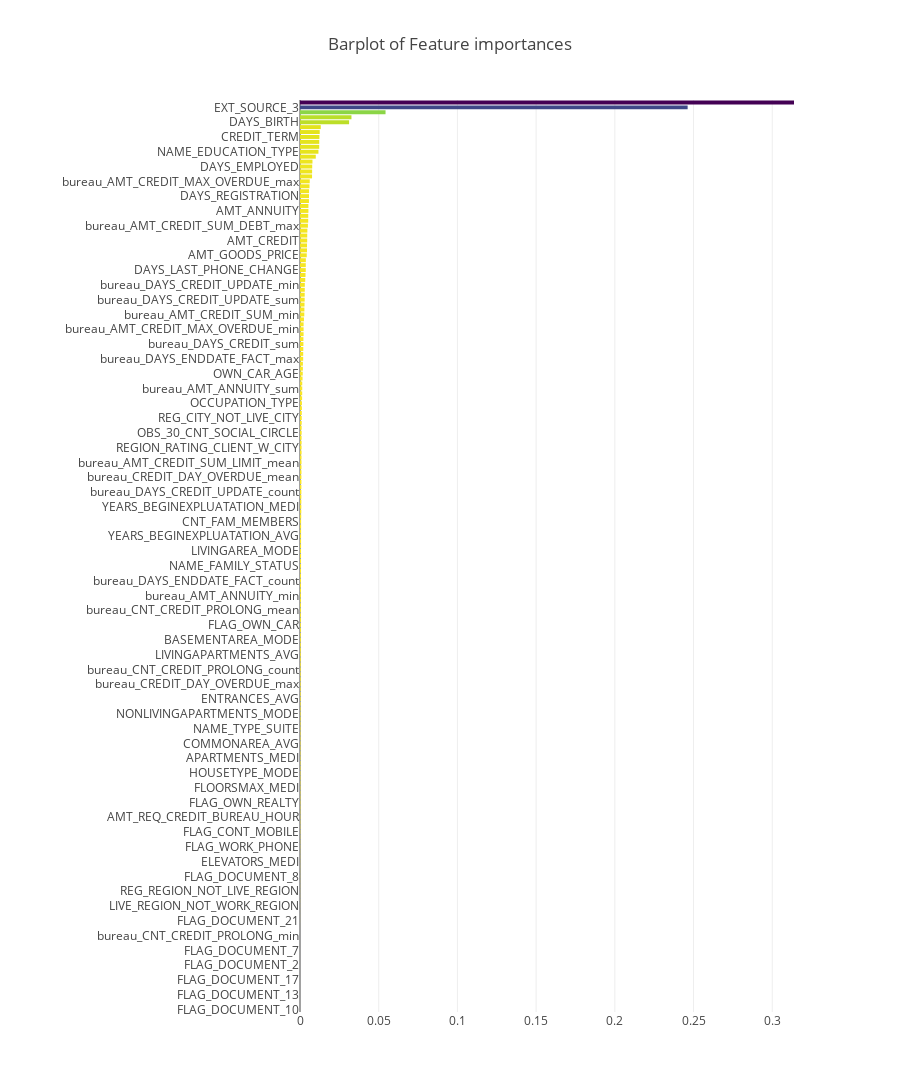

The notebook cell this image was saved under:
### Code cell
# Duplicado - Deletar depois, só estou vendo o resultado com as novas features do dataset bureau
    
train.fillna(-1, inplace = True)
test.fillna(-1, inplace = True)

rf = RandomForestClassifier(n_estimators=50, max_depth=5, min_samples_leaf=4, max_features=0.5, random_state=2018)
rf.fit(train.drop(['SK_ID_CURR', 'TARGET'],axis=1), train.TARGET)
features = train.drop(['SK_ID_CURR', 'TARGET'],axis=1).columns.values

x, y = (list(x) for x in zip(*sorted(zip(rf.feature_importances_, features), 
                                                            reverse = False)))
trace2 = go.Bar(
    x=x ,
    y=y,
    marker=dict(
        color=x,
        colorscale = 'Viridis',
        reversescale = True
    ),
    name='Random Forest Feature importance',
    orientation='h',
)

layout = dict(
    title='Barplot of Feature importances',
     width = 900, height = 2000,
    yaxis=dict(
        showgrid=False,
        showline=False,
        showticklabels=True,
    ),
    margin=dict(
    l=300,
),
)

fig1 = go.Figure(data=[trace2])
fig1['layout'].update(layout)
py.iplot(fig1, filename='plots')

### Figure 1 — Plotly figure (JSON) as saved in the notebook; plotly's stock layout.template omitted (floating-point values rounded to 4 significant figures; data arrays with more than 128 entries replaced by an {"elided": "..."} marker saying what was removed)
{"data": [{"marker": {"color": {"elided": "185 float values"}, "colorscale": "Viridis", "reversescale": true}, "name": "Random Forest Feature importance", "orientation": "h", "type": "bar", "x": {"elided": "185 float values"}, "y": {"elided": "185 str values"}}], "layout": {"height": 2000, "margin": {"l": 300}, "title": "Barplot of Feature importances", "width": 900, "yaxis": {"showgrid": false, "showline": false, "showticklabels": true}}}
